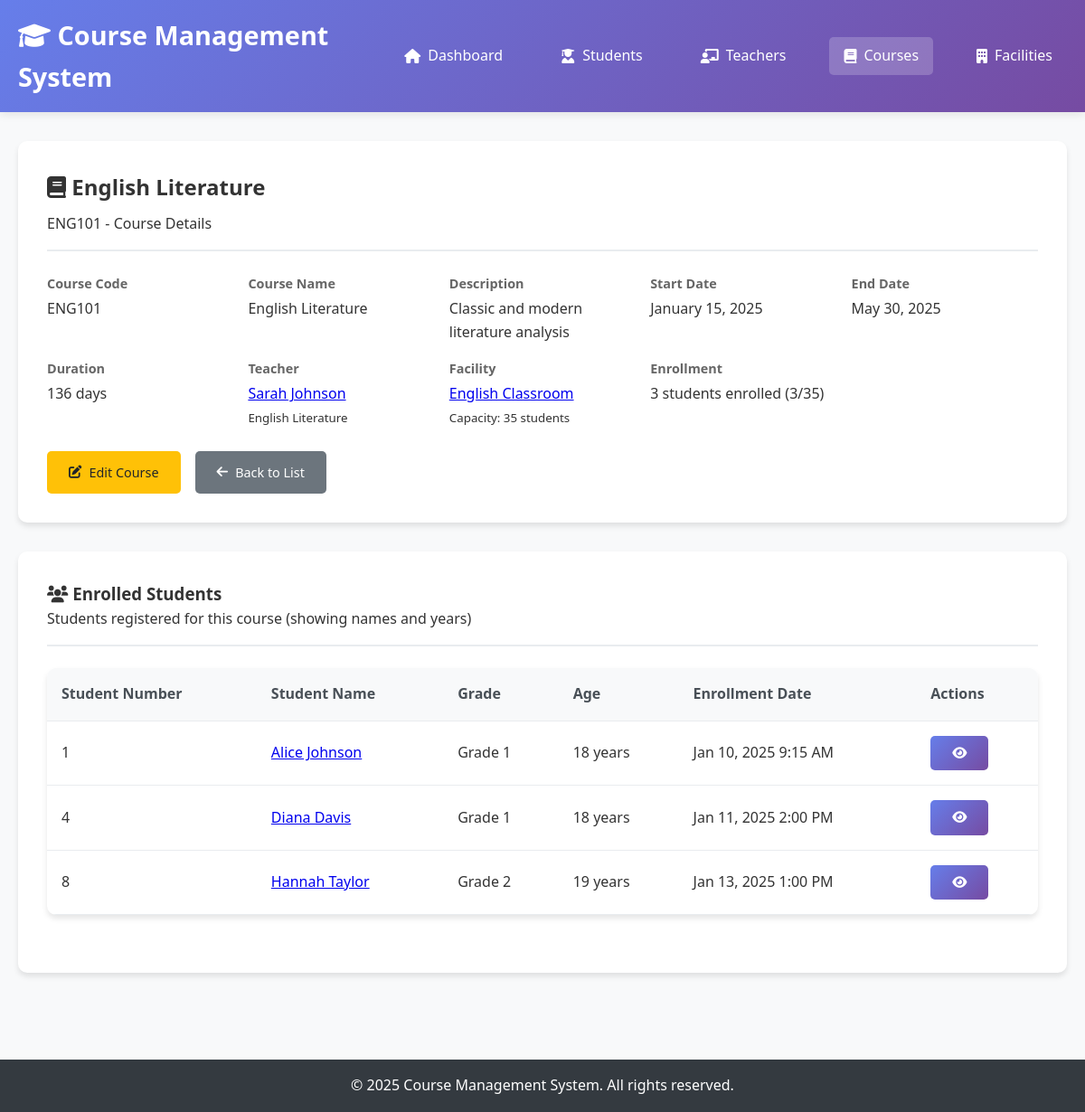
The page /courses/view.php?id=ENG101 on the database as committed earlier.
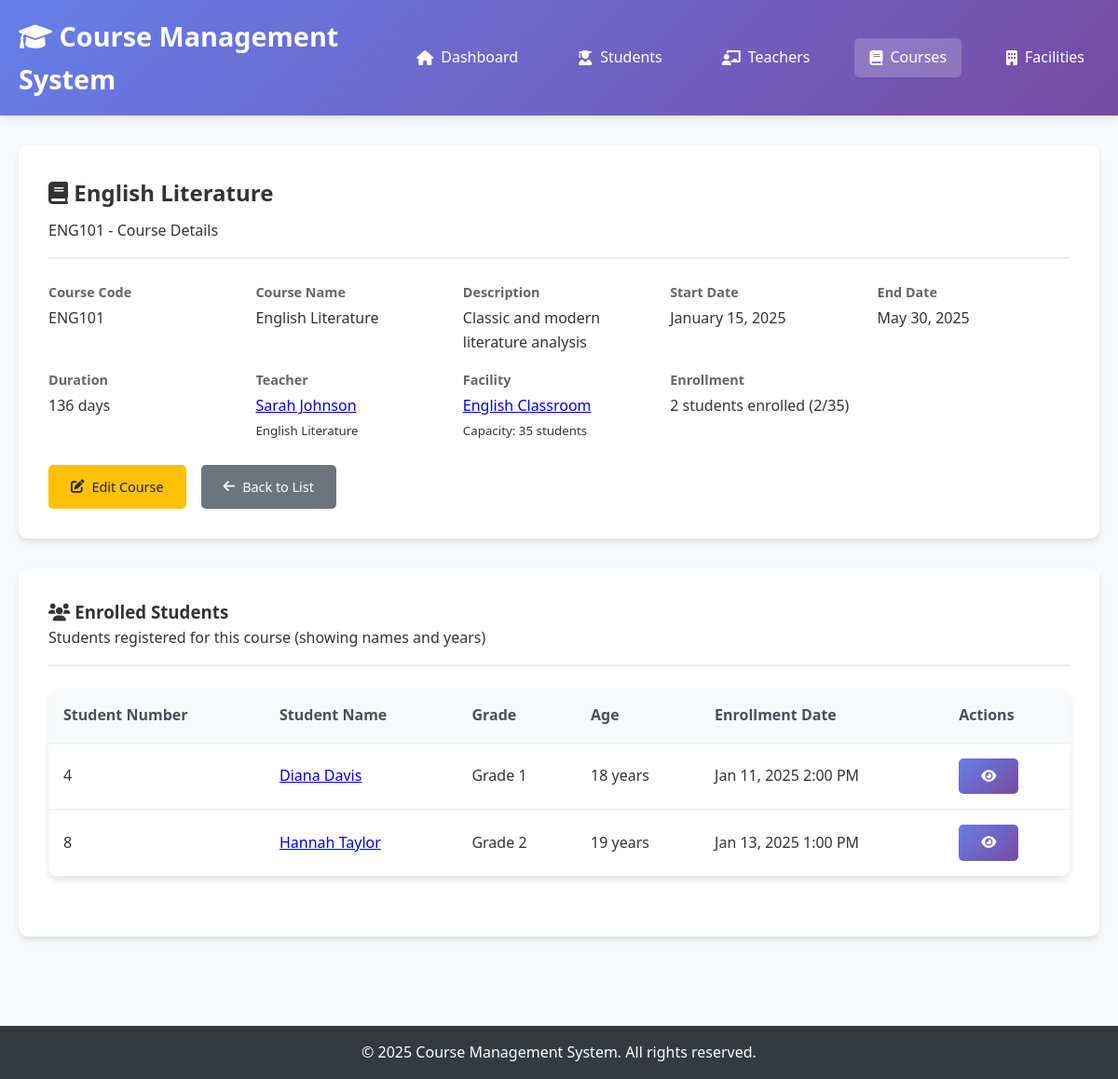
The same page on the database as committed later.
### tables this page shows
CREATE TABLE course_logins (
    emblem INT PRIMARY KEY AUTO_INCREMENT,
    student_id INT,
    course_id VARCHAR(20),
    login_date_time DATETIME DEFAULT CURRENT_TIMESTAMP,
    FOREIGN KEY (student_id) REFERENCES students(student_number) ON DELETE CASCADE,
    FOREIGN KEY (course_id) REFERENCES courses(emblem) ON DELETE CASCADE,
    UNIQUE KEY unique_enrollment (student_id, course_id)
);

CREATE TABLE students (
    student_number INT PRIMARY KEY AUTO_INCREMENT,
    first_name VARCHAR(50) NOT NULL,
    surname VARCHAR(50) NOT NULL,
    birthday DATE NOT NULL,
    grade INT NOT NULL CHECK (grade BETWEEN 1 AND 3)
);

### config/database.php (called while the page is built, shortened)
<?php
function executeQuery($pdo, $sql, $params = []) {
    try {
        $stmt = $pdo->prepare($sql);
        $stmt->execute($params);
        return $stmt;
    } catch(PDOException $e) {
        throw new Exception("Query failed: " . $e->getMessage());
    }
}
?>

### courses/view.php (the view, shortened to what the changed rows need)
<?php
require_once '../config/database.php';
$course_id = $_GET['id'] ?? null;
try {
    $sql = "SELECT c.*,
                   t.identification_number as teacher_id,
                   CONCAT(t.first_name, ' ', t.surname) as teacher_name,
                   t.substance as teacher_subject,
                   f.emblem as facility_id,
                   f.name as facility_name,
                   f.capacity as facility_capacity
            FROM courses c
            LEFT JOIN teachers t ON c.teacher_id = t.identification_number
            LEFT JOIN facilities f ON c.facility_id = f.emblem
            WHERE c.emblem = ?";
    $stmt = executeQuery($pdo, $sql, [$course_id]);
    $course = $stmt->fetch();
    $sql = "SELECT s.student_number,
                   CONCAT(s.first_name, ' ', s.surname) as student_name,
                   s.grade,
                   cl.login_date_time,
                   YEAR(NOW()) - YEAR(s.birthday) as age
            FROM course_logins cl
            JOIN students s ON cl.student_id = s.student_number
            WHERE cl.course_id = ?
            ORDER BY s.first_name, s.surname";
    $stmt = executeQuery($pdo, $sql, [$course_id]);
    $enrolledStudents = $stmt->fetchAll();
} catch(Exception $e) {
    $error = "Error loading course details: " . $e->getMessage();
}
?>
<!DOCTYPE html>
<html lang="en">
<head>
    <link rel="stylesheet" href="../css/style.css">
    <link href="https://cdnjs.cloudflare.com/ajax/libs/font-awesome/6.0.0/css/all.min.css" rel="stylesheet">
</head>
<body>
    <header>
        <nav class="navbar">
            <div class="nav-container">
                <h1><i class="fas fa-graduation-cap"></i> Course Management System</h1>
            </div>
        </nav>
    </header>
    <main class="main-content">
        <div class="container">
            <?php if (isset($course)): ?>
                <div class="detail-card">
                    <div class="detail-header">
                        <h2><i class="fas fa-book"></i> <?= htmlspecialchars($course['name']) ?></h2>
                        <p><?= htmlspecialchars($course['emblem']) ?> - Course Details</p>
                    </div>
                    <div class="detail-info">
                        <div class="info-item">
                            <span class="info-label">Course Code</span>
                            <span class="info-value"><?= htmlspecialchars($course['emblem']) ?></span>
                        </div>
                        <div class="info-item">
                            <span class="info-label">Course Name</span>
                            <span class="info-value"><?= htmlspecialchars($course['name']) ?></span>
                        </div>
                        <div class="info-item">
                            <span class="info-label">Description</span>
                            <span class="info-value"><?= htmlspecialchars($course['description'] ?: 'No description available') ?></span>
                        </div>
                        <div class="info-item">
                            <span class="info-label">Start Date</span>
                            <span class="info-value"><?= date('F j, Y', strtotime($course['start_day'])) ?></span>
                        </div>
                        <div class="info-item">
                            <span class="info-label">End Date</span>
                            <span class="info-value"><?= date('F j, Y', strtotime($course['rest_of_day'])) ?></span>
                        </div>
                        <div class="info-item">
                            <span class="info-label">Duration</span>
                            <span class="info-value">
                                <?php
                                $start = new DateTime($course['start_day']);
                                $end = new DateTime($course['rest_of_day']);
                                $duration = $start->diff($end)->days + 1;
                                echo $duration . ' days';
                                ?>
                            </span>
                        </div>
                        <div class="info-item">
                            <span class="info-label">Teacher</span>
                            <span class="info-value">
                                <?php if ($course['teacher_name']): ?>
                                    <a href="../teachers/view.php?id=<?= $course['teacher_id'] ?>">
                                        <?= htmlspecialchars($course['teacher_name']) ?>
                                    </a>
                                    <br><small><?= htmlspecialchars($course['teacher_subject']) ?></small>
                                <?php else: ?>
                                    No teacher assigned
                                <?php endif; ?>
                            </span>
                        </div>
                        <div class="info-item">
                            <span class="info-label">Facility</span>
                            <span class="info-value">
                                <?php if ($course['facility_name']): ?>
                                    <a href="../facilities/view.php?id=<?= urlencode($course['facility_id']) ?>">
                                        <?= htmlspecialchars($course['facility_name']) ?>
                                    </a>
                                    <br><small>Capacity: <?= $course['facility_capacity'] ?> students</small>
                                <?php else: ?>
                                    No facility assigned
                                <?php endif; ?>
                            </span>
                        </div>
                        <div class="info-item">
                            <span class="info-label">Enrollment</span>
                            <span class="info-value">
                                <?= count($enrolledStudents) ?> students enrolled
                                <?php if ($course['facility_capacity']): ?>
                                    (<?= count($enrolledStudents) ?>/<?= $course['facility_capacity'] ?>)
                                <?php endif; ?>
                            </span>
                        </div>
                    </div>
                    <div class="action-buttons">
                        <a href="edit.php?id=<?= urlencode($course['emblem']) ?>" class="btn btn-warning">
                            <i class="fas fa-edit"></i> Edit Course
                        </a>
                        <a href="index.php" class="btn btn-secondary">
                            <i class="fas fa-arrow-left"></i> Back to List
                        </a>
                    </div>
                </div>
                <div class="detail-card">
                    <div class="detail-header">
                        <h3><i class="fas fa-users"></i> Enrolled Students</h3>
                        <p>Students registered for this course (showing names and years)</p>
                    </div>
                    <?php if (count($enrolledStudents) > 0): ?>
                        <div class="table">
                            <table>
                                <thead>
                                    <tr>
                                        <th>Student Number</th>
                                        <th>Student Name</th>
                                        <th>Grade</th>
                                        <th>Age</th>
                                        <th>Enrollment Date</th>
                                        <th>Actions</th>
                                    </tr>
                                </thead>
                                <tbody>
                                    <?php foreach ($enrolledStudents as $student): ?>
                                        <tr>
                                            <td><?= htmlspecialchars($student['student_number']) ?></td>
                                            <td>
                                                <a href="../students/view.php?id=<?= $student['student_number'] ?>">
                                                    <?= htmlspecialchars($student['student_name']) ?>
                                                </a>
                                            </td>
                                            <td>Grade <?= htmlspecialchars($student['grade']) ?></td>
                                            <td><?= htmlspecialchars($student['age']) ?> years</td>
                                            <td><?= date('M j, Y g:i A', strtotime($student['login_date_time'])) ?></td>
                                            <td>
                                                <a href="../students/view.php?id=<?= $student['student_number'] ?>"
                                                   class="btn btn-primary" title="View Student">
                                                    <i class="fas fa-eye"></i>
                                                </a>
                                            </td>
                                        </tr>
                                    <?php endforeach; ?>
                                </tbody>
                            </table>
                        </div>
                    <?php endif; ?>
                </div>
            <?php endif; ?>
        </div>
    </main>
</body>
</html>

Rows that differ between the two databases and show on the page:
no longer on this page (row edited): course_logins: student.student_number "1", student_name "Alice Johnson", student.grade "1", age "18", login_date_time "Jan 10, 2025 9:15 AM"
Other text that changed with them:
count($enrolledStudents): "3" → "2"
